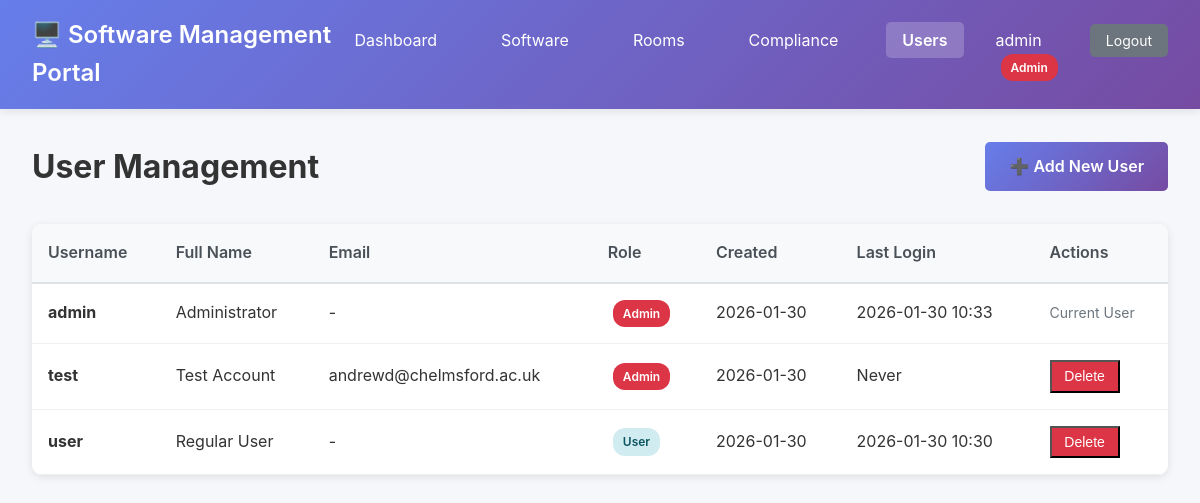
Before: /users (signed in) with the older database file.
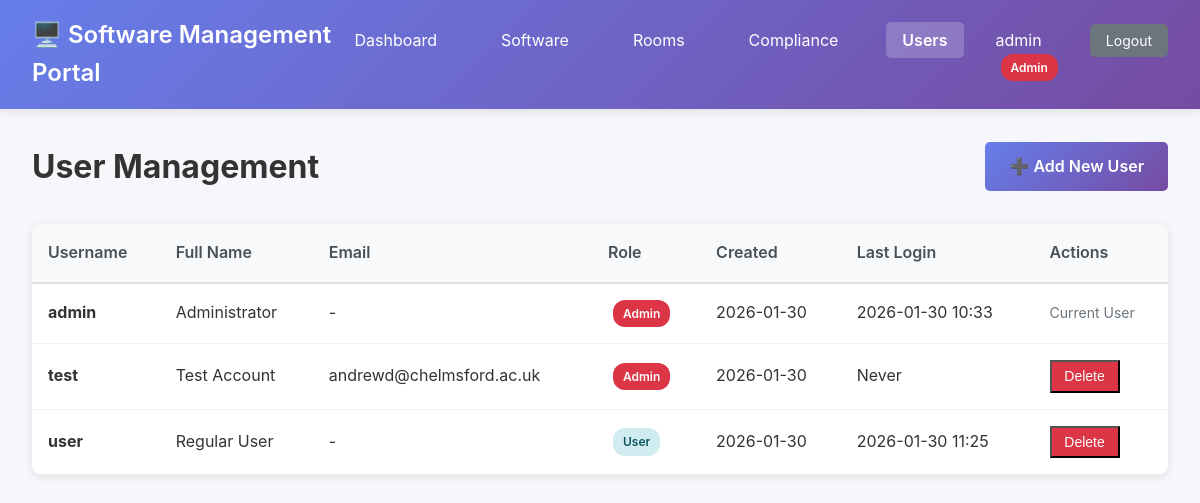
After: the same page with the newer database file.
### tables this page shows
CREATE TABLE users (
    id INTEGER PRIMARY KEY AUTOINCREMENT,
    username TEXT NOT NULL UNIQUE,
    password_hash TEXT NOT NULL,
    full_name TEXT,
    email TEXT,
    is_superuser BOOLEAN DEFAULT 0,
    created_at TIMESTAMP DEFAULT CURRENT_TIMESTAMP,
    last_login TIMESTAMP
);

### app.py (the view)
@app.route('/users')
@login_required
@superuser_required
def users_list():
    conn = get_db()
    cursor = conn.cursor()
    cursor.execute('''
        SELECT id, username, full_name, email, is_superuser, created_at, last_login
        FROM users
        ORDER BY username
    ''')
    users = cursor.fetchall()
    conn.close()
    return render_template('users_list.html', users=users)

### app.py (called while the page is built)
@login_manager.user_loader
def load_user(user_id):
    conn = get_db()
    cursor = conn.cursor()
    cursor.execute('SELECT id, username, full_name, is_superuser FROM users WHERE id = ?', (user_id,))
    user_data = cursor.fetchone()
    conn.close()
    if user_data:
        return User(user_data['id'], user_data['username'], user_data['full_name'], user_data['is_superuser'])
    return None

def superuser_required(f):
    @wraps(f)
    def decorated_function(*args, **kwargs):
        if not current_user.is_authenticated or not current_user.is_superuser:
            flash('You need superuser privileges to access this page.', 'error')
            return redirect(url_for('index'))
        return f(*args, **kwargs)
    return decorated_function

def get_db():
    conn = sqlite3.connect(DB_PATH)
    conn.row_factory = sqlite3.Row
    return conn

### templates/users_list.html (shortened to what this page needs)
<!DOCTYPE html>
<html lang="en">
<head>
    <link rel="stylesheet" href="{{ url_for('static', filename='style.css') }}">
</head>
<body>
    <nav class="navbar">
        <div class="nav-brand">
            <h1>🖥️ Software Management Portal</h1>
        </div>
        <ul class="nav-menu">
            <li><a href="{{ url_for('index') }}">Dashboard</a></li>
            <li><a href="{{ url_for('software_list') }}">Software</a></li>
            <li><a href="{{ url_for('rooms_list') }}">Rooms</a></li>
            {% if current_user.is_superuser %}
            <li><a href="{{ url_for('compliance_report') }}">Compliance</a></li>
            <li><a href="{{ url_for('users_list') }}" class="active">Users</a></li>
            {% endif %}
            <li class="user-info">
                {{ current_user.username }}
                {% if current_user.is_superuser %}
                <span class="badge badge-admin">Admin</span>
                {% endif %}
            </li>
            <li><a href="{{ url_for('logout') }}" class="btn-sm btn-secondary">Logout</a></li>
        </ul>
    </nav>
    <div class="container">
        <div class="page-header">
            <h2>User Management</h2>
            <a href="{{ url_for('add_user') }}" class="btn btn-primary">➕ Add New User</a>
        </div>
        <div class="table-container">
            <table class="data-table">
                <thead>
                    <tr>
                        <th>Username</th>
                        <th>Full Name</th>
                        <th>Email</th>
                        <th>Role</th>
                        <th>Created</th>
                        <th>Last Login</th>
                        <th>Actions</th>
                    </tr>
                </thead>
                <tbody>
                    {% for user in users %}
                    <tr>
                        <td><strong>{{ user.username }}</strong></td>
                        <td>{{ user.full_name or '-' }}</td>
                        <td>{{ user.email or '-' }}</td>
                        <td>
                            {% if user.is_superuser %}
                            <span class="badge badge-admin">Admin</span>
                            {% else %}
                            <span class="badge badge-info">User</span>
                            {% endif %}
                        </td>
                        <td>{{ user.created_at[:10] if user.created_at else '-' }}</td>
                        <td>{{ user.last_login[:16] if user.last_login else 'Never' }}</td>
                        <td>
                            {% if user.id != current_user.id %}
                            <form method="post" action="{{ url_for('delete_user', user_id=user.id) }}" style="display:inline;" onsubmit="return confirm('Delete user {{ user.username }}?');">
                                <button type="submit" class="btn-sm btn-danger">Delete</button>
                            </form>
                            {% else %}
                            <span class="text-muted">Current User</span>
                            {% endif %}
                        </td>
                    </tr>
                    {% endfor %}
                </tbody>
            </table>
        </div>
    </div>
</body>
</html>

### static/style.css (style rules this page uses)
* { margin: 0; padding: 0; box-sizing: border-box; }
body { font-family: -apple-system, BlinkMacSystemFont, 'Segoe UI', Roboto, 'Helvetica Neue', Arial, sans-serif; background: #f5f7fa; color: #333; line-height: 1.6; }
.navbar { background: linear-gradient(135deg, #667eea 0%, #764ba2 100%); color: white; padding: 1rem 2rem; box-shadow: 0 2px 10px rgba(0,0,0,0.1); display: flex; justify-content: space-between; align-items: center; }
.nav-brand h1 { font-size: 1.5rem; font-weight: 600; }
.nav-menu { display: flex; list-style: none; gap: 2rem; }
.nav-menu a { color: white; text-decoration: none; padding: 0.5rem 1rem; border-radius: 5px; transition: background 0.3s; position: relative; }
.nav-menu a.active { background: rgba(255,255,255,0.2); font-weight: 600; }
.badge { background: #ff4444; color: white; padding: 2px 8px; border-radius: 12px; font-size: 0.75rem; margin-left: 5px; }
.container { max-width: 1400px; margin: 2rem auto; padding: 0 2rem; }
.page-header { display: flex; justify-content: space-between; align-items: center; margin-bottom: 2rem; }
.page-header h2 { font-size: 2rem; color: #333; }
.table-container { background: white; border-radius: 10px; box-shadow: 0 2px 8px rgba(0,0,0,0.1); overflow-x: auto; margin-bottom: 2rem; }
.data-table { width: 100%; border-collapse: collapse; }
.data-table thead { background: #f8f9fa; border-bottom: 2px solid #dee2e6; }
.data-table th { padding: 1rem; text-align: left; font-weight: 600; color: #495057; white-space: nowrap; }
.data-table td { padding: 1rem; border-bottom: 1px solid #f0f0f0; }
.text-muted { color: #6c757d; font-size: 0.875rem; }
.badge { padding: 4px 10px; border-radius: 12px; font-size: 0.75rem; font-weight: 600; display: inline-block; white-space: nowrap; }
.badge-info { background: #d1ecf1; color: #0c5460; }
.badge-admin { background: #dc3545; color: white; }
.btn { padding: 0.75rem 1.5rem; border: none; border-radius: 5px; font-size: 1rem; font-weight: 600; cursor: pointer; transition: all 0.3s; text-decoration: none; display: inline-block; }
.btn-primary { background: linear-gradient(135deg, #667eea 0%, #764ba2 100%); color: white; }
.btn-secondary { background: #6c757d; color: white; }
.btn-danger { background: #dc3545; color: white; }
.btn-sm { padding: 0.4rem 0.8rem; font-size: 0.875rem; }

Changed rows visible on the page:
changed users "user": last_login "2026-01-30 10:30" → "2026-01-30 11:25"
